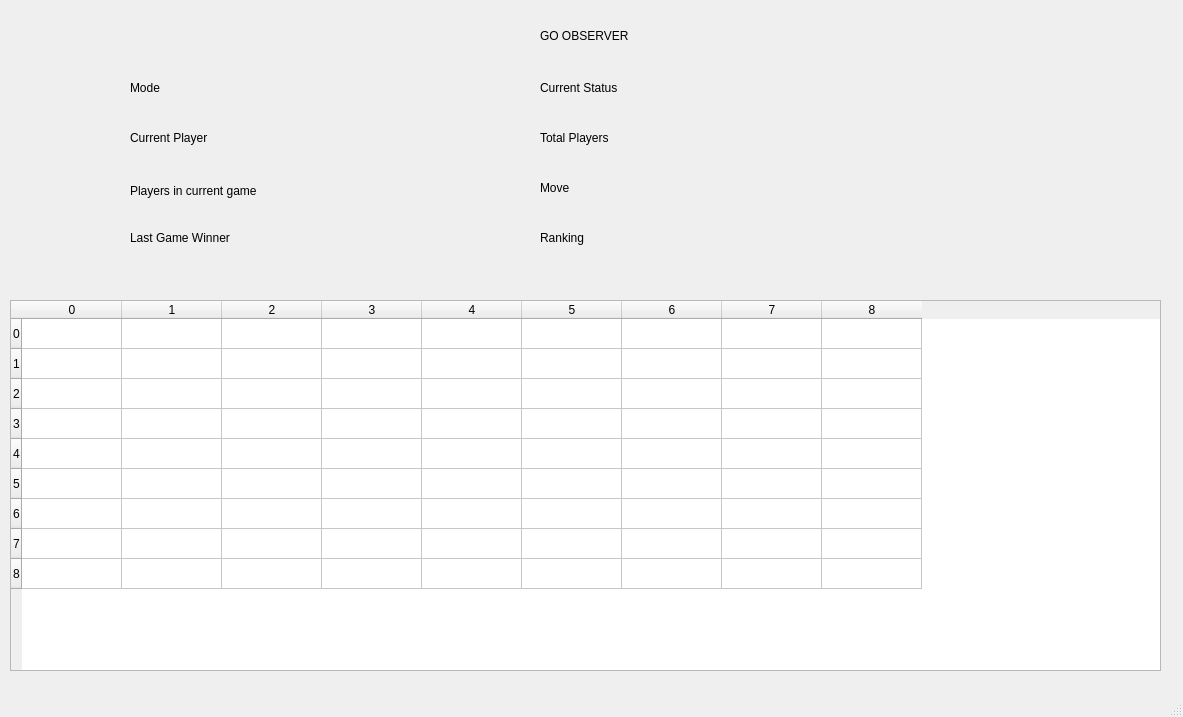
<?xml version="1.0" encoding="UTF-8"?>
<ui version="4.0">
 <class>GO_OBSERVER</class>
 <widget class="QMainWindow" name="GO_OBSERVER">
  <property name="geometry">
   <rect>
    <x>0</x>
    <y>0</y>
    <width>1183</width>
    <height>717</height>
   </rect>
  </property>
  <property name="windowTitle">
   <string>MainWindow</string>
  </property>
  <property name="autoFillBackground">
   <bool>true</bool>
  </property>
  <widget class="QWidget" name="centralwidget">
   <widget class="QLabel" name="label">
    <property name="geometry">
     <rect>
      <x>540</x>
      <y>80</y>
      <width>91</width>
      <height>16</height>
     </rect>
    </property>
    <property name="text">
     <string>Current Status</string>
    </property>
   </widget>
   <widget class="QLabel" name="label_2">
    <property name="geometry">
     <rect>
      <x>540</x>
      <y>20</y>
      <width>131</width>
      <height>31</height>
     </rect>
    </property>
    <property name="styleSheet">
     <string notr="true">font: 12pt &quot;MS Shell Dlg 2&quot;;</string>
    </property>
    <property name="text">
     <string>GO OBSERVER</string>
    </property>
   </widget>
   <widget class="QLabel" name="label_3">
    <property name="geometry">
     <rect>
      <x>700</x>
      <y>80</y>
      <width>55</width>
      <height>16</height>
     </rect>
    </property>
    <property name="text">
     <string/>
    </property>
   </widget>
   <widget class="QLabel" name="label_4">
    <property name="geometry">
     <rect>
      <x>130</x>
      <y>130</y>
      <width>91</width>
      <height>16</height>
     </rect>
    </property>
    <property name="text">
     <string>Current Player</string>
    </property>
   </widget>
   <widget class="QLabel" name="label_5">
    <property name="geometry">
     <rect>
      <x>290</x>
      <y>130</y>
      <width>55</width>
      <height>16</height>
     </rect>
    </property>
    <property name="text">
     <string> </string>
    </property>
   </widget>
   <widget class="QTableWidget" name="tableWidget">
    <property name="geometry">
     <rect>
      <x>10</x>
      <y>300</y>
      <width>1151</width>
      <height>371</height>
     </rect>
    </property>
    <property name="minimumSize">
     <size>
      <width>1151</width>
      <height>371</height>
     </size>
    </property>
    <row>
     <property name="text">
      <string>0</string>
     </property>
    </row>
    <row>
     <property name="text">
      <string>1</string>
     </property>
    </row>
    <row>
     <property name="text">
      <string>2</string>
     </property>
    </row>
    <row>
     <property name="text">
      <string>3</string>
     </property>
    </row>
    <row>
     <property name="text">
      <string>4</string>
     </property>
    </row>
    <row>
     <property name="text">
      <string>5</string>
     </property>
    </row>
    <row>
     <property name="text">
      <string>6</string>
     </property>
    </row>
    <row>
     <property name="text">
      <string>7</string>
     </property>
    </row>
    <row>
     <property name="text">
      <string>8</string>
     </property>
    </row>
    <column>
     <property name="text">
      <string>0</string>
     </property>
    </column>
    <column>
     <property name="text">
      <string>1</string>
     </property>
    </column>
    <column>
     <property name="text">
      <string>2</string>
     </property>
    </column>
    <column>
     <property name="text">
      <string>3</string>
     </property>
    </column>
    <column>
     <property name="text">
      <string>4</string>
     </property>
    </column>
    <column>
     <property name="text">
      <string>5</string>
     </property>
    </column>
    <column>
     <property name="text">
      <string>6</string>
     </property>
    </column>
    <column>
     <property name="text">
      <string>7</string>
     </property>
    </column>
    <column>
     <property name="text">
      <string>8</string>
     </property>
    </column>
   </widget>
   <widget class="QLabel" name="label_6">
    <property name="geometry">
     <rect>
      <x>540</x>
      <y>180</y>
      <width>30</width>
      <height>16</height>
     </rect>
    </property>
    <property name="text">
     <string>Move</string>
    </property>
   </widget>
   <widget class="QLabel" name="label_7">
    <property name="geometry">
     <rect>
      <x>700</x>
      <y>180</y>
      <width>55</width>
      <height>16</height>
     </rect>
    </property>
    <property name="text">
     <string/>
    </property>
   </widget>
   <widget class="QLabel" name="label_8">
    <property name="geometry">
     <rect>
      <x>700</x>
      <y>230</y>
      <width>55</width>
      <height>16</height>
     </rect>
    </property>
    <property name="text">
     <string/>
    </property>
   </widget>
   <widget class="QLabel" name="label_9">
    <property name="geometry">
     <rect>
      <x>540</x>
      <y>230</y>
      <width>45</width>
      <height>16</height>
     </rect>
    </property>
    <property name="text">
     <string>Ranking</string>
    </property>
   </widget>
   <widget class="QLabel" name="label_10">
    <property name="geometry">
     <rect>
      <x>700</x>
      <y>130</y>
      <width>55</width>
      <height>16</height>
     </rect>
    </property>
    <property name="text">
     <string/>
    </property>
   </widget>
   <widget class="QLabel" name="label_11">
    <property name="geometry">
     <rect>
      <x>290</x>
      <y>230</y>
      <width>55</width>
      <height>16</height>
     </rect>
    </property>
    <property name="text">
     <string/>
    </property>
   </widget>
   <widget class="QLabel" name="label_12">
    <property name="geometry">
     <rect>
      <x>130</x>
      <y>230</y>
      <width>111</width>
      <height>16</height>
     </rect>
    </property>
    <property name="text">
     <string>Last Game Winner</string>
    </property>
   </widget>
   <widget class="QLabel" name="label_13">
    <property name="geometry">
     <rect>
      <x>290</x>
      <y>80</y>
      <width>55</width>
      <height>16</height>
     </rect>
    </property>
    <property name="text">
     <string/>
    </property>
   </widget>
   <widget class="QLabel" name="label_14">
    <property name="geometry">
     <rect>
      <x>130</x>
      <y>180</y>
      <width>141</width>
      <height>21</height>
     </rect>
    </property>
    <property name="text">
     <string>Players in current game</string>
    </property>
   </widget>
   <widget class="QLabel" name="label_15">
    <property name="geometry">
     <rect>
      <x>130</x>
      <y>80</y>
      <width>91</width>
      <height>16</height>
     </rect>
    </property>
    <property name="text">
     <string>Mode</string>
    </property>
   </widget>
   <widget class="QLabel" name="label_16">
    <property name="geometry">
     <rect>
      <x>540</x>
      <y>130</y>
      <width>101</width>
      <height>16</height>
     </rect>
    </property>
    <property name="text">
     <string>Total Players</string>
    </property>
   </widget>
   <widget class="QLabel" name="label_17">
    <property name="geometry">
     <rect>
      <x>290</x>
      <y>180</y>
      <width>55</width>
      <height>16</height>
     </rect>
    </property>
    <property name="text">
     <string/>
    </property>
   </widget>
  </widget>
  <widget class="QMenuBar" name="menubar">
   <property name="geometry">
    <rect>
     <x>0</x>
     <y>0</y>
     <width>1183</width>
     <height>26</height>
    </rect>
   </property>
  </widget>
  <widget class="QStatusBar" name="statusbar"/>
 </widget>
 <resources/>
 <connections/>
</ui>
